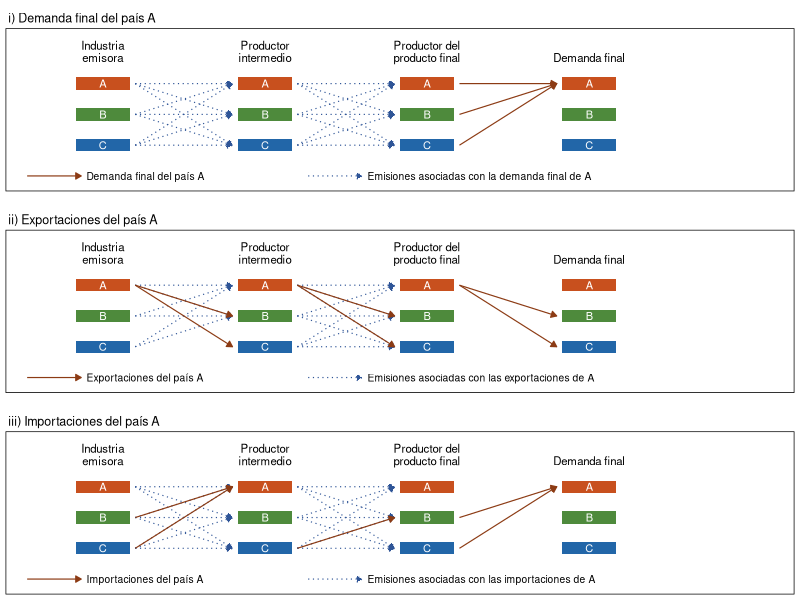
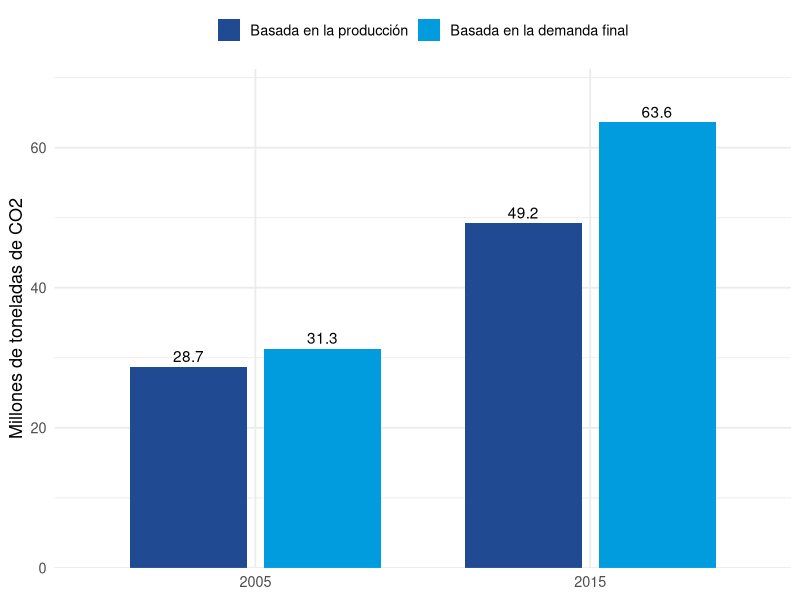
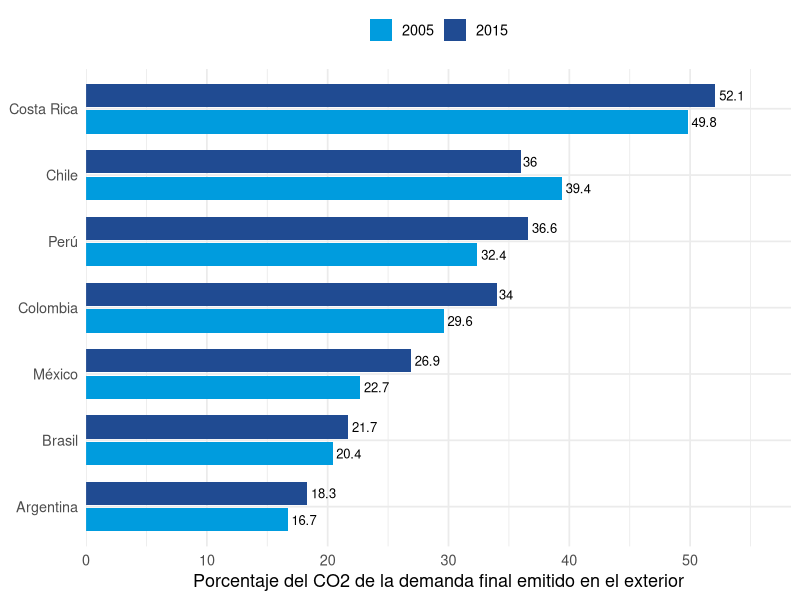
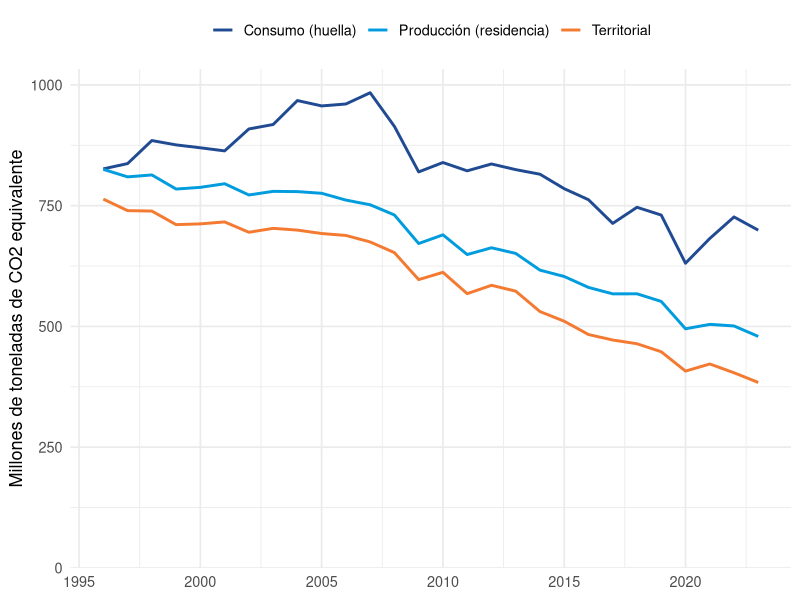

Write the R code that produced these figures, in order.
## ---- chunk 1
#| label: datos-oecd
library(ggplot2)

# Anexos D y E de Yamano y Guilhoto (2020), millones de toneladas de CO2
oecd <- data.frame(
  pais = c("Perú", "Chile", "Colombia", "México", "Argentina", "Brasil", "Costa Rica"),
  prod_2005 = c(28.7, 61.3, 56.5, 423.6, 152.3, 321.1, 6.2),
  prod_2015 = c(49.2, 86.7, 82.8, 453.0, 195.0, 461.2, 8.0),
  dem_2005 = c(31.3, 61.1, 63.6, 449.4, 141.2, 312.8, 9.0),
  dem_2015 = c(63.6, 89.2, 97.4, 485.5, 216.0, 475.4, 13.5),
  pc_2005 = c(1.1, 3.8, 1.5, 4.1, 3.6, 1.7, 2.1),
  pc_2015 = c(2.0, 5.0, 2.0, 3.9, 5.0, 2.3, 2.8),
  ext_2005 = c(32.4, 39.4, 29.6, 22.7, 16.7, 20.4, 49.8),
  ext_2015 = c(36.6, 36.0, 34.0, 26.9, 18.3, 21.7, 52.1)
)
## ---- chunk 2
#| label: datos-uk

# Figure 8 del conjunto de datos de Defra (2026), MtCO2e
uk <- data.frame(
  anio = 1996:2023,
  consumo = c(826.2, 837.1, 884.8, 875.8, 869.8, 863.4, 908.8, 918, 967.6, 956.5, 960.5, 983.8, 914.1, 819.9, 839.3, 822.1, 836.3, 824.6, 815.1, 785.1, 762.3, 713.3, 746.6, 730.5, 630.8, 682, 726.6, 699.2),
  produccion = c(825.1, 809.6, 813.6, 784.4, 787.9, 795.4, 772.1, 779.6, 779.1, 775.6, 761.5, 751.8, 730.7, 671.6, 689.6, 648.8, 662.8, 651.1, 616.5, 603.3, 580.7, 567.4, 567.5, 551.7, 495.1, 504.2, 500.9, 479.2),
  territorial = c(763.5, 739.7, 738.8, 710.7, 712.3, 716.3, 694.9, 703, 699.4, 692.3, 688.3, 674.8, 652.7, 596.9, 612, 567.8, 585.1, 573, 530.7, 510.7, 483.2, 471.8, 464.1, 447.5, 407.5, 422.2, 404, 383.9)
)
## ---- chunk 3
#| label: fig-oecd-etapas
#| fig-cap: "Emisiones incorporadas en el comercio y en la demanda final. Adaptado de Yamano y Guilhoto (2020), figura 2.1."
#| fig-height: 8.5
#| fig-width: 7

paneles <- c(
  "i) Demanda final del país A",
  "ii) Exportaciones del país A",
  "iii) Importaciones del país A"
)
cols_ind <- c(A = "#C8501E", B = "#4E8A3C", C = "#2266A8")
c_azul <- "#2F5597"
c_marron <- "#8C3B14"
ind <- c("A", "B", "C")
ypos <- c(A = 3, B = 2, C = 1)
xpos <- 1:4 * 1.5
w <- 0.5

barras <- expand.grid(ind = ind, col = 1:4, panel = paneles, stringsAsFactors = FALSE)
barras$x <- xpos[barras$col]
barras$y <- ypos[barras$ind]
barras$panel <- factor(barras$panel, levels = paneles)

# Flechas entre columnas: etapa 1 a 3 (de la columna `etapa` a la siguiente)
flechas <- function(panel, etapa, de, a) {
  g <- expand.grid(de = de, a = a, stringsAsFactors = FALSE)
  data.frame(panel = panel, etapa = etapa, de = g$de, a = g$a)
}
completar <- function(d) {
  d$panel <- factor(d$panel, levels = paneles)
  d$x <- xpos[d$etapa] + w / 2 + 0.05
  d$xend <- xpos[d$etapa + 1] - w / 2 - 0.05
  d$y <- ypos[d$de]
  d$yend <- ypos[d$a]
  d
}

azules <- rbind(
  flechas(paneles[1], 1, ind, ind),
  flechas(paneles[1], 2, ind, ind),
  flechas(paneles[2], 1, ind, c("A", "B")),
  flechas(paneles[2], 2, ind, c("A", "B", "C")),
  flechas(paneles[3], 1, ind, ind),
  flechas(paneles[3], 2, ind, ind)
) |> completar()

marrones <- rbind(
  flechas(paneles[1], 3, ind, "A"),
  flechas(paneles[2], 1, "A", c("B", "C")),
  flechas(paneles[2], 2, "A", c("B", "C")),
  flechas(paneles[2], 3, "A", c("B", "C")),
  flechas(paneles[3], 1, c("B", "C"), "A"),
  flechas(paneles[3], 2, "C", "B"),
  flechas(paneles[3], 3, c("B", "C"), "A")
) |> completar()

encabezados <- data.frame(
  x = xpos,
  label = c("Industria\nemisora", "Productor\nintermedio", "Productor del\nproducto final", "Demanda final")
)

leyenda <- data.frame(
  panel = factor(paneles, levels = paneles),
  texto_m = c("Demanda final del país A", "Exportaciones del país A", "Importaciones del país A"),
  texto_a = c("Emisiones asociadas con la demanda final de A",
              "Emisiones asociadas con las exportaciones de A",
              "Emisiones asociadas con las importaciones de A"),
  y = 0
)

flecha <- arrow(length = unit(1.6, "mm"), type = "closed")

ggplot() +
  geom_segment(data = azules, aes(x, y, xend = xend, yend = yend),
               colour = c_azul, linetype = "dotted", linewidth = 0.4, arrow = flecha) +
  geom_segment(data = marrones, aes(x, y, xend = xend, yend = yend),
               colour = c_marron, linewidth = 0.4, arrow = flecha) +
  geom_tile(data = barras, aes(x, y, fill = ind), width = w, height = 0.4) +
  geom_text(data = barras, aes(x, y, label = ind), colour = "white", size = 2.8) +
  geom_text(data = encabezados, aes(x, y = 3.7, label = label),
            vjust = 0, size = 2.9, lineheight = 0.9) +
  geom_segment(data = leyenda, aes(x = 0.8, xend = 1.3, y = y, yend = y),
               colour = c_marron, linewidth = 0.4, arrow = flecha) +
  geom_text(data = leyenda, aes(x = 1.35, y = y, label = texto_m),
            hjust = 0, size = 2.6) +
  geom_segment(data = leyenda, aes(x = 3.4, xend = 3.9, y = y, yend = y),
               colour = c_azul, linetype = "dotted", linewidth = 0.4, arrow = flecha) +
  geom_text(data = leyenda, aes(x = 3.95, y = y, label = texto_a),
            hjust = 0, size = 2.6) +
  scale_fill_manual(values = cols_ind, guide = "none") +
  scale_x_continuous(limits = c(0.6, 7.9), expand = c(0, 0)) +
  scale_y_continuous(limits = c(-0.5, 4.8), expand = c(0, 0)) +
  facet_wrap(vars(panel), ncol = 1) +
  theme_void(base_size = 10) +
  theme(
    strip.text = element_text(hjust = 0, size = 9, margin = margin(4, 0, 3, 2)),
    panel.border = element_rect(colour = "black", fill = NA, linewidth = 0.5),
    panel.spacing = unit(4, "mm"),
    plot.margin = margin(4, 4, 4, 4)
  )
## ---- chunk 4
#| label: fig-peru
#| fig-cap: "Perú: emisiones de CO2 por combustión según base de contabilidad, 2005 y 2015 (millones de toneladas). Fuente: Yamano y Guilhoto (2020), anexo D."
#| fig-height: 3.8
peru <- data.frame(
  anio = rep(c("2005", "2015"), each = 2),
  base = factor(
    rep(c("Basada en la producción", "Basada en la demanda final"), times = 2),
    levels = c("Basada en la producción", "Basada en la demanda final")
  ),
  valor = c(28.7, 31.3, 49.2, 63.6)
)
ggplot(peru, aes(x = anio, y = valor, fill = base)) +
  geom_col(position = position_dodge(width = 0.8), width = 0.7) +
  geom_text(aes(label = valor), position = position_dodge(width = 0.8), vjust = -0.4) +
  scale_fill_manual(values = c("#204B92", "#009CDE")) +
  scale_y_continuous(expand = expansion(mult = c(0, 0.12))) +
  labs(x = NULL, y = "Millones de toneladas de CO2", fill = NULL) +
  theme_minimal(base_size = 13) +
  theme(legend.position = "top")
## ---- chunk 5
#| label: fig-ext
#| fig-cap: "Parte del CO2 asociado con la demanda final que se emite en el exterior, 2005 y 2015 (porcentaje). Fuente: Yamano y Guilhoto (2020), anexo E."
#| fig-height: 4.2
ext <- data.frame(
  pais = rep(oecd$pais, times = 2),
  anio = rep(c("2005", "2015"), each = nrow(oecd)),
  valor = c(oecd$ext_2005, oecd$ext_2015)
)
ext$pais <- reorder(ext$pais, ext$valor, FUN = max)
ggplot(ext, aes(y = pais, x = valor, fill = anio)) +
  geom_col(position = position_dodge(width = 0.8), width = 0.7) +
  geom_text(aes(label = valor), position = position_dodge(width = 0.8), hjust = -0.15, size = 3.3) +
  scale_fill_manual(values = c("#009CDE", "#204B92")) +
  scale_x_continuous(expand = expansion(mult = c(0, 0.12))) +
  labs(x = "Porcentaje del CO2 de la demanda final emitido en el exterior", y = NULL, fill = NULL) +
  theme_minimal(base_size = 13) +
  theme(legend.position = "top")
## ---- chunk 6
#| label: tbl-oecd
#| tbl-cap: "América Latina: CO2 por combustión según la OCDE, 2015 (millones de toneladas, salvo indicación) y parte emitida en el exterior"
tab <- data.frame(
  País = oecd$pais,
  `Producción 2015` = oecd$prod_2015,
  `Demanda final 2015` = oecd$dem_2015,
  `Saldo neto 2015` = round(oecd$dem_2015 - oecd$prod_2015, 1),
  `Demanda per cápita 2005 (t)` = oecd$pc_2005,
  `Demanda per cápita 2015 (t)` = oecd$pc_2015,
  `Emitido en el exterior 2015 (%)` = oecd$ext_2015,
  check.names = FALSE
)
knitr::kable(tab, align = c("l", rep("r", 6)))
## ---- chunk 7
#| label: fig-uk
#| fig-cap: "Reino Unido: emisiones de gases de efecto invernadero según tres bases de contabilidad, 1996 a 2023 (MtCO2e). Fuente: Defra (2026), figura 8 del conjunto de datos."
#| fig-height: 4
uk_largo <- data.frame(
  anio = rep(uk$anio, times = 3),
  base = factor(
    rep(c("Consumo (huella)", "Producción (residencia)", "Territorial"), each = nrow(uk)),
    levels = c("Consumo (huella)", "Producción (residencia)", "Territorial")
  ),
  valor = c(uk$consumo, uk$produccion, uk$territorial)
)
ggplot(uk_largo, aes(x = anio, y = valor, color = base)) +
  geom_line(linewidth = 1) +
  scale_color_manual(values = c("#204B92", "#009CDE", "#F47A32")) +
  scale_y_continuous(limits = c(0, NA), expand = expansion(mult = c(0, 0.05))) +
  labs(x = NULL, y = "Millones de toneladas de CO2 equivalente", color = NULL) +
  theme_minimal(base_size = 13) +
  theme(legend.position = "top")
